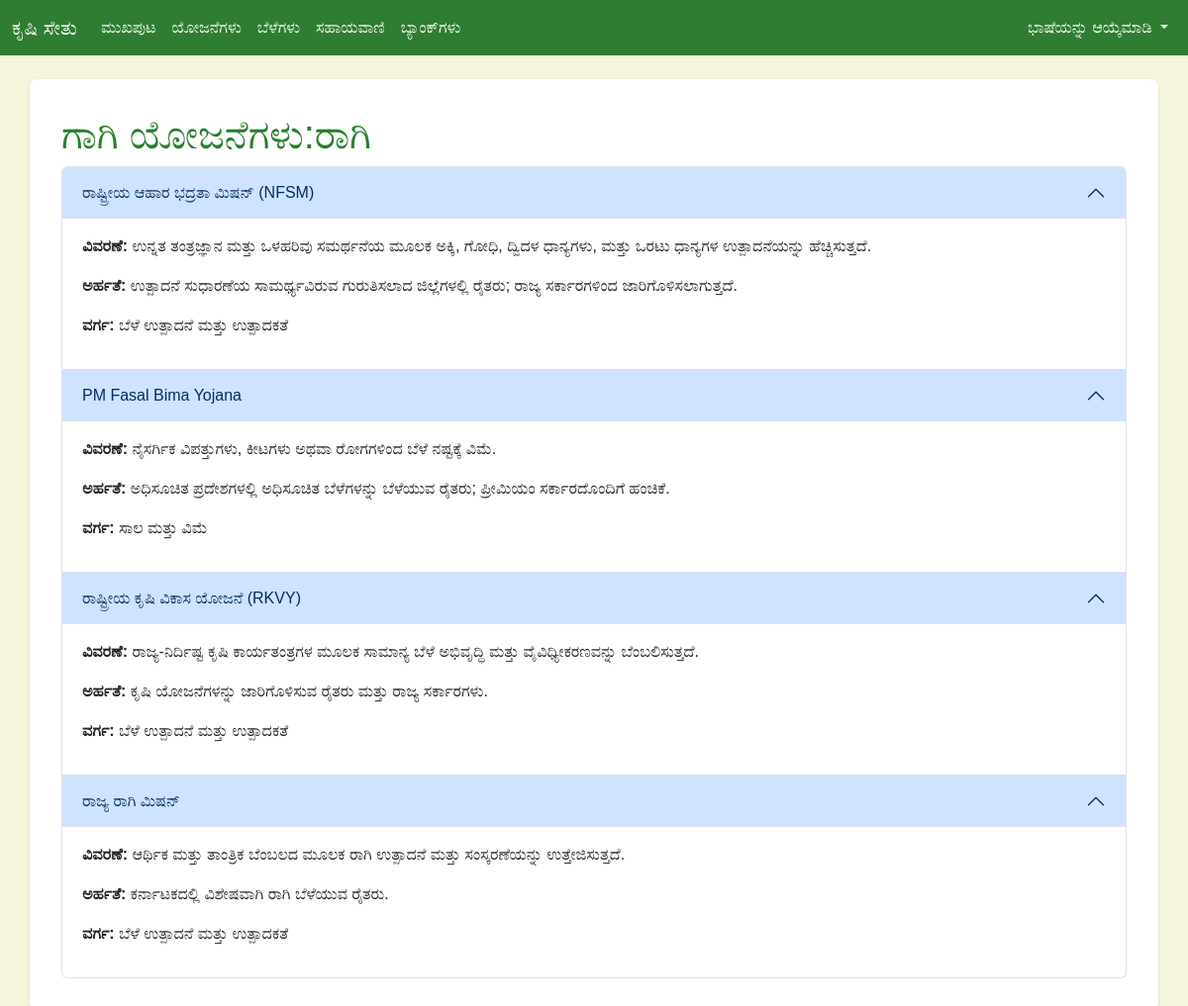
Screenshot of /crop_schemes/1?lang=kn with the database file from the repository.
### tables this page shows
CREATE TABLE schemes (
        id INTEGER PRIMARY KEY AUTOINCREMENT,
        name_en TEXT NOT NULL,
        description_en TEXT NOT NULL,
        eligibility_en TEXT NOT NULL,
        category TEXT NOT NULL,
        website_url TEXT,
        document_url TEXT       
               
    );

### app.py (the view)
@app.route('/crop_schemes/<int:crop_id>')
def crop_schemes(crop_id):
    lang = request.args.get('lang', 'en')
    print(f"Received crop_id: {crop_id}, lang: {lang}")
    translations = load_translations(lang)
    conn = get_db_connection()
    cursor = conn.cursor()
    if lang == 'en':
        cursor.execute('SELECT name_en FROM crops WHERE id = ?', (crop_id,))
    else:
        cursor.execute('''
            SELECT COALESCE(ct.name, c.name_en) AS name
            FROM crops c
            LEFT JOIN crop_translations ct ON c.id = ct.crop_id AND ct.language = ?
            WHERE c.id = ?
        ''', (lang, crop_id))
    crop = cursor.fetchone()
    crop_name = crop[0] if crop else 'Unknown Crop'
    if lang == 'en':
        cursor.execute('''
            SELECT s.name_en AS name, s.description_en AS description,
                   s.eligibility_en AS eligibility, s.category, s.document_url
            FROM schemes s
            JOIN crop_schemes cs ON s.id = cs.scheme_id
            WHERE cs.crop_id = ?
        ''', (crop_id,))
    else:
        cursor.execute('''
            SELECT COALESCE(st.name, s.name_en) AS name,
                   COALESCE(st.description, s.description_en) AS description,
                   COALESCE(st.eligibility, s.eligibility_en) AS eligibility,
                   s.category, s.document_url
            FROM schemes s
            JOIN crop_schemes cs ON s.id = cs.scheme_id
            LEFT JOIN scheme_translations st ON s.id = st.scheme_id AND st.language = ?
            WHERE cs.crop_id = ?
        ''', (lang, crop_id))
    schemes = cursor.fetchall()
    conn.close()
    return render_template('crop_schemes.html', translations=translations,
                          schemes=schemes, crop_name=crop_name, lang=lang, crop_id=crop_id)

### app.py (called while the page is built)
def get_db_connection():
    conn = sqlite3.connect('data.db')
    conn.row_factory = sqlite3.Row
    return conn

### templates/crop_schemes.html (shortened to what this page needs)
{% extends 'base.html' %}
{% block content %}
    <h1>{{translations.crop_schemes_title}}:{{crop_name}}</h1>
    <div class="accordion" id="cropSchemesAccordion">
        {% for scheme in schemes %}
            <div class="accordion-item">
                <h2 class="accordion-header" id="heading-{{ loop.index }}">
                    <button class="accordion-button" type="button" data-bs-toggle="collapse"
                            data-bs-target="#collapse-{{ loop.index }}" aria-expanded="true"
                            aria-controls="collapse-{{ loop.index }}">
                        {{ scheme.name }}
                    </button>
                </h2>
                <div id="collapse-{{ loop.index }}" class="accordion-collapse collapse show"
                     aria-labelledby="heading-{{ loop.index }}" data-bs-parent="#cropSchemesAccordion">
                    <div class="accordion-body">
                        <p><strong>{{ translations.description_label }}:</strong> {{ scheme.description }}</p>
                        <p><strong>{{ translations.eligibility_label }}:</strong> {{ scheme.eligibility }}</p>
                        <p><strong>{{ translations.category_label | default('Category') }}:</strong>
                           {{ translations['category_' + scheme.category|replace(' ', '_')|replace('(', '')|replace(')', '')|replace('.', '')|replace(',', '')|lower] or scheme.category }}
                        </p>
                    </div>
                </div>
            </div>
        {% endfor %}
    </div>
{% endblock %}

### static/style.css (style rules this page uses)
body { margin: 0; font-family: Arial, sans-serif; background-color: #F5F5DC; color: #4A3728; }
h1, h5 { color: #27802b; }

### rows the page displays
schemes: name "ರಾಷ್ಟ್ರೀಯ ಆಹಾರ ಭದ್ರತಾ ಮಿಷನ್ (NFSM)", description "ಉನ್ನತ ತಂತ್ರಜ್ಞಾನ ಮತ್ತು ಒಳಹರಿವು ಸಮರ್ಥನೆಯ ಮೂಲಕ ಅಕ್ಕಿ, ಗೋಧಿ, ದ್ವಿದಳ ಧಾನ್ಯಗಳು, ಮತ್ತು ಒರಟು ಧಾನ್ಯಗಳ ಉತ್ಪಾದನೆಯನ್ನು ಹೆಚ್ಚಿಸುತ್ತದೆ.", eligibility "ಉತ್ಪಾದನೆ ಸುಧಾರಣೆಯ ಸಾಮರ್ಥ್ಯವಿರುವ ಗುರುತಿಸಲಾದ ಜಿಲ್ಲೆಗಳಲ್ಲಿ ರೈತರು; ರಾಜ್ಯ ಸರ್ಕಾರಗಳಿಂದ ಜಾರಿಗೊಳಿಸಲಾಗುತ್ತದೆ."
schemes: name "PM Fasal Bima Yojana", description "ನೈಸರ್ಗಿಕ ವಿಪತ್ತುಗಳು, ಕೀಟಗಳು ಅಥವಾ ರೋಗಗಳಿಂದ ಬೆಳೆ ನಷ್ಟಕ್ಕೆ ವಿಮೆ.", eligibility "ಅಧಿಸೂಚಿತ ಪ್ರದೇಶಗಳಲ್ಲಿ ಅಧಿಸೂಚಿತ ಬೆಳೆಗಳನ್ನು ಬೆಳೆಯುವ ರೈತರು; ಪ್ರೀಮಿಯಂ ಸರ್ಕಾರದೊಂದಿಗೆ ಹಂಚಿಕೆ."
schemes: name "ರಾಷ್ಟ್ರೀಯ ಕೃಷಿ ವಿಕಾಸ ಯೋಜನೆ (RKVY)", description "ರಾಜ್ಯ-ನಿರ್ದಿಷ್ಟ ಕೃಷಿ ಕಾರ್ಯತಂತ್ರಗಳ ಮೂಲಕ ಸಾಮಾನ್ಯ ಬೆಳೆ ಅಭಿವೃದ್ಧಿ ಮತ್ತು ವೈವಿಧ್ಯೀಕರಣವನ್ನು ಬೆಂಬಲಿಸುತ್ತದೆ.", eligibility "ಕೃಷಿ ಯೋಜನೆಗಳನ್ನು ಜಾರಿಗೊಳಿಸುವ ರೈತರು ಮತ್ತು ರಾಜ್ಯ ಸರ್ಕಾರಗಳು."
schemes: name "ರಾಜ್ಯ ರಾಗಿ ಮಿಷನ್", description "ಆರ್ಥಿಕ ಮತ್ತು ತಾಂತ್ರಿಕ ಬೆಂಬಲದ ಮೂಲಕ ರಾಗಿ ಉತ್ಪಾದನೆ ಮತ್ತು ಸಂಸ್ಕರಣೆಯನ್ನು ಉತ್ತೇಜಿಸುತ್ತದೆ.", eligibility "ಕರ್ನಾಟಕದಲ್ಲಿ ವಿಶೇಷವಾಗಿ ರಾಗಿ ಬೆಳೆಯುವ ರೈತರು."

### other values shown
{{ translations.title }} "ಕೃಷಿ ಸೇತು"
{{ translations.nav_home }} "ಮುಖಪುಟ"
{{ translations.nav_schemes }} "ಯೋಜನೆಗಳು"
{{ translations.nav_crops }} "ಬೆಳೆಗಳು"
{{ translations.nav_helplines }} "ಸಹಾಯವಾಣಿ"
{{ translations.nav_banks }} "ಬ್ಯಾಂಕ್‌ಗಳು"
{{ translations.get(lang, translations.select_language) }} "ಭಾಷೆಯನ್ನು ಆಯ್ಕೆಮಾಡಿ"
{{ translations.crop_schemes_title }} "ಗಾಗಿ ಯೋಜನೆಗಳು"
{{ crop_name }} "ರಾಗಿ"
